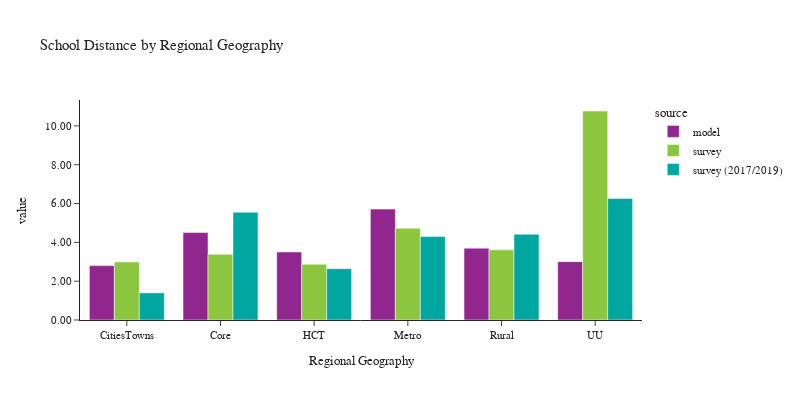

The notebook cell this image was saved under:
### Code cell
plot_school_location(df_students, 'rg_proposed_school', 'Regional Geography', 'Regional Geography')

### Figure 1 — Plotly figure (JSON) as saved in the notebook; plotly's stock layout.template omitted (floating-point values rounded to 4 significant figures)
{"data": [{"alignmentgroup": "True", "customdata": [[89531], [254953], [172339], [324149], [61197], [32232]], "hovertemplate": "source=model<br>rg_proposed_school=%{x}<br>value=%{y}<br>sample count=%{customdata[0]}<extra></extra>", "legendgroup": "model", "marker": {"color": "#91268F", "pattern": {"shape": ""}}, "name": "model", "offsetgroup": "model", "orientation": "v", "showlegend": true, "textposition": "auto", "type": "bar", "x": ["CitiesTowns", "Core", "HCT", "Metro", "Rural", "UU"], "xaxis": "x", "y": [2.802, 4.505, 3.503, 5.713, 3.702, 3.006], "yaxis": "y"}, {"alignmentgroup": "True", "customdata": [[40], [134], [153], [468], [41], [21]], "hovertemplate": "source=survey<br>rg_proposed_school=%{x}<br>value=%{y}<br>sample count=%{customdata[0]}<extra></extra>", "legendgroup": "survey", "marker": {"color": "#8CC63E", "pattern": {"shape": ""}}, "name": "survey", "offsetgroup": "survey", "orientation": "v", "showlegend": true, "textposition": "auto", "type": "bar", "x": ["CitiesTowns", "Core", "HCT", "Metro", "Rural", "UU"], "xaxis": "x", "y": [2.992, 3.384, 2.873, 4.731, 3.616, 10.77], "yaxis": "y"}, {"alignmentgroup": "True", "customdata": [[20], [139], [42], [205], [39], [6]], "hovertemplate": "source=survey (2017/2019)<br>rg_proposed_school=%{x}<br>value=%{y}<br>sample count=%{customdata[0]}<extra></extra>", "legendgroup": "survey (2017/2019)", "marker": {"color": "#00A7A0", "pattern": {"shape": ""}}, "name": "survey (2017/2019)", "offsetgroup": "survey (2017/2019)", "orientation": "v", "showlegend": true, "textposition": "auto", "type": "bar", "x": ["CitiesTowns", "Core", "HCT", "Metro", "Rural", "UU"], "xaxis": "x", "y": [1.398, 5.553, 2.644, 4.306, 4.419, 6.259], "yaxis": "y"}], "layout": {"barmode": "group", "font": {"size": 11}, "height": 400, "legend": {"title": {"text": "source"}, "tracegroupgap": 0}, "title": {"text": "School Distance by Regional Geography"}, "width": 800, "xaxis": {"anchor": "y", "domain": [0.0, 1.0], "title": {"text": "Regional Geography"}}, "yaxis": {"anchor": "x", "domain": [0.0, 1.0], "tickformat": ".2f", "title": {"text": "value"}}}}
